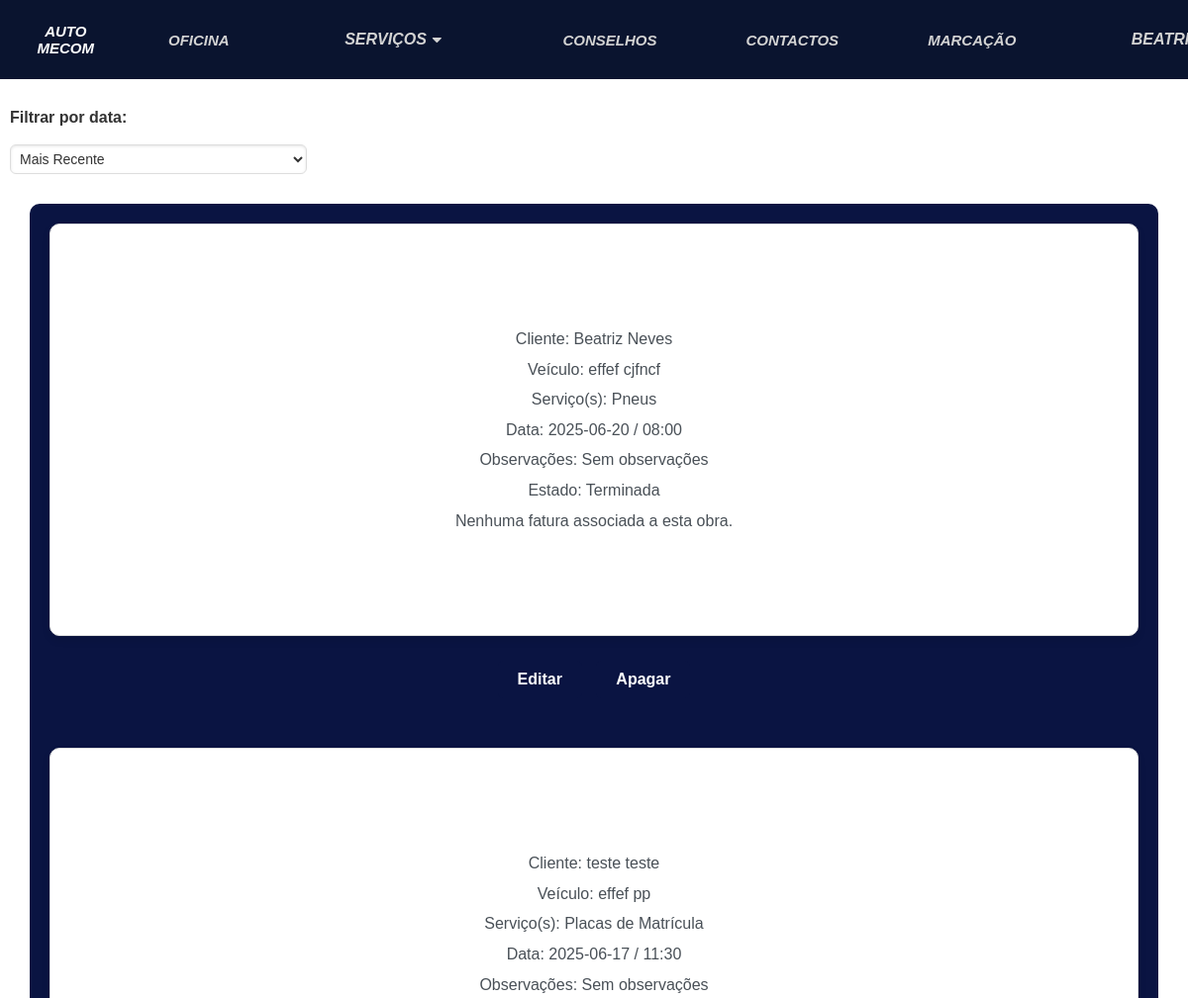
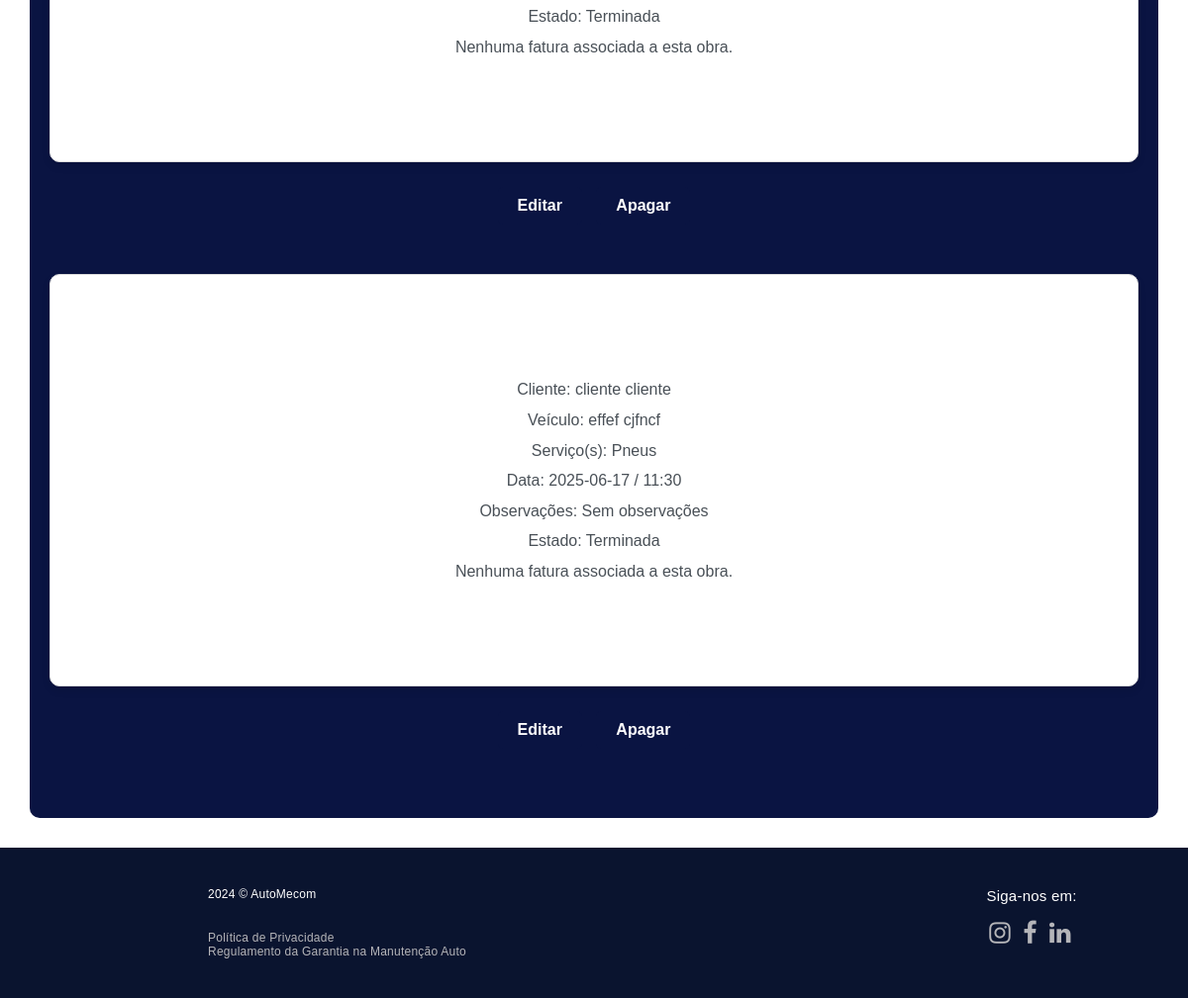
Screenshot of /obras.html (signed in) with the database file from the repository (2 pictures, top to bottom).
### automecom/models.py (models this page shows, shortened)
class Marcacao(models.Model):
    utilizador = models.ForeignKey(Utilizador, on_delete=models.CASCADE, related_name="marcacoes", blank=True,
                                   null=True)
    nome = models.CharField(max_length=200)
    apelido = models.CharField(max_length=200)
    email = models.CharField(max_length=200)
    servicos = models.ManyToManyField(Servico)
    veiculo = models.OneToOneField(Veiculo, on_delete=models.CASCADE)
    data = models.CharField(max_length=200, default=0)
    hora = models.CharField(max_length=200, default=0)
    descricao = models.TextField(max_length=500, blank=True, null=True)
    imagem = models.ImageField(null=True, blank=True)
    ESTADOS = [
        ('Por confirmar', 'Por confirmar'),
        ('Confirmado', "Confirmado"),
        ('Recusado', 'Recusado'),
        ('Terminada', 'Terminada')
    ]
    estado = models.CharField(max_length=50, choices=ESTADOS, default='Por confirmar')
    numero = models.IntegerField(default=0)
    orcamento = models.FileField(upload_to='tarefas/', null=True, blank=True)
    observacoes = models.TextField(max_length=500, default="Sem observações")
    fatura = models.FileField(upload_to='tarefas/', null=True, blank=True)

class Veiculo(models.Model):
    marca = models.CharField(max_length=200)
    modelo = models.CharField(max_length=200)
    ano = models.PositiveIntegerField(default=0000)
    matricula = models.CharField(max_length=8)
    kms = models.IntegerField(null=False, blank=False)
    def __str__(self):
        return self.marca + " " + self.modelo

class Servico(models.Model):
    nome = models.CharField(max_length=50)
    descricao = models.CharField(max_length=350, default="", blank=True)
    tipo = models.ManyToManyField(TipoServico, blank=True)

### automecom/views.py (the view, shortened to what this page needs)
# urls.py: path('obras.html', views.obras_view, name='obras'),
def obras_view(request):
    if not Utilizador.objects.filter(user=request.user).exists():
        messages.error(request, "Perfil de utilizador não encontrado. Por favor, contate o suporte.")
    ordenar_por = request.GET.get('filtro', '-data')
    if is_administrador(request.user):
        marcacoes_realizadas = Marcacao.objects.filter(estado='Terminada')
    marcacoes_realizadas = marcacoes_realizadas.order_by(ordenar_por)
    context = {
        "marcacoes": marcacoes_realizadas,
        "ordenar_por": ordenar_por,  # Passa o valor de ordenação para o template manter a seleção
    }
    return render(request, 'automecom/obras.html', context)

### automecom/templatetags/custom_tags.py (called while the page is built)
@register.filter(name="is_administrador")
def is_administrador(user):
    if isinstance(user, AnonymousUser):
        return False
    try:
        utilizador = Utilizador.objects.get(user=user)
        print(f"Usuário {user.username} é administrador: {utilizador.administrador}")
    except Utilizador.DoesNotExist:
        return False
    return utilizador.administrador

### automecom/templates/automecom/obras.html (shortened to what this page needs)
{% extends 'automecom/layout.html' %}
{% load custom_tags %}
{% block main %}
<html lang="en">
<head>
    {% load static %}
</head>
<body>
<form method="get" action="" class="filter-form" style="width: 300px;">
    <label for="filtro" style="font-weight: bold;">Filtrar por data:</label>
    <select name="filtro" id="filtro" onchange="this.form.submit()" style="padding: 5px; margin: 10px 0;">
       <option value="-data" {% if ordenar_por == "-data" %}selected{% endif %}>Mais Recente</option>
    </select>
</form>
<section>
    {% if marcacoes %}
        {% for marcacao in marcacoes %}
            {% if marcacao.estado == "Terminada" %}
            <div class="Serv">
                <div>
                    <br>
                    {% if user|is_administrador %}
                        <p>Cliente: {{ marcacao.nome }} {{ marcacao.apelido }}</p>
                        <p>Veículo: {{ marcacao.veiculo }}</p>
                        {% for servico in marcacao.servicos.all %}
                            <p>Serviço(s): {{ servico.nome }}</p>
                        {% endfor %}
                        <p>Data: {{ marcacao.data }} / {{ marcacao.hora }}</p>
                        <p>Observações: {{ marcacao.observacoes }}</p>
                        <p>Estado: {{ marcacao.estado }}</p>
                        {% if marcacao.fatura %}
                            <p>Fatura: <a href="{{ marcacao.fatura.url }}" target="_blank">Ver Fatura</a></p>
                        {% else %}
                            <p>Nenhuma fatura associada a esta obra.</p>
                        {% endif %}
                    {% endif %}
                    <br>
                </div>
            </div>
            {% if user|is_administrador %}
<a href="{% url 'automecom:editar_obra' marcacao.id %}" class="botao">Editar</a>
                <a href="{% url 'automecom:obras' %}" class="botao">Apagar</a>
            {% endif %}
            <br>
            {% endif %}
        {% endfor %}
    {% else %}
        <p style="color:white; font-size:20px; padding:20px; padding-bottom:10px">Não existem obras associadas.</p>
    {% endif %}
</section>
</body>
</html>
{% endblock %}

### automecom/templates/automecom/layout.html (shortened to what this page needs)
{% load custom_tags %}
{% load static %}
<html lang="pt">
<head>
    <link rel="stylesheet" href="https://cdnjs.cloudflare.com/ajax/libs/font-awesome/4.7.0/css/font-awesome.min.css">
    <link rel="stylesheet" href="{% static 'automecom/css/estilos.css' %}">
</head>
<body>
  <header>
      <nav class="logo"><a class="textmenu" href="home">AUTO MECOM</a></nav>
      <nav class="textmenu menu-links">
        <a href="sobre">OFICINA</a>
        <div class="subnav">
            <a class="subnavbtn" href="servicos">SERVIÇOS <i class="fa fa-caret-down"></i></a>
        </div>
        <a href="conselhos">CONSELHOS</a>
        <a href="contactos">CONTACTOS</a>
        <a href="marcacao">MARCAÇÃO</a>
        <div class="subnav">
        {% if request.user.is_authenticated %}
            <a class="subnavbtn">{{ user.username }}</a>
        {% endif %}
        </div>
    </nav>
  </header>
  <div class="espace"></div>
  <main>
  <div class="conteudo">
      {% block main %}
      {% endblock main %}
  </div>
    <footer>
      <div class="creditos">
          <div class="container">
              <div class="leftsubmenu">
                  <div>
                      <ul class="sub-menu">
                          <p>2024 © AutoMecom</p>
                          <br>
                            <li><a href="privacidade.html">Política de Privacidade</a></li>
                            <li><a href="garantia.html">Regulamento da Garantia na Manutenção Auto</a></li>
                      </ul>
                  </div>
              </div>
              <div class="rightsubmenu">
                  <p>Siga-nos em:</p>
                  <div class="social">
                      <a><a href="//www.instagram.com/automecom/" target="_blank"><i class="fa fa-instagram" style="font-size:25px;"></i></a></a>
                      <a><a href="" target="_blank"><i class="fa fa-facebook" style="font-size:25px;"></i></a></a>
                      <a><a href="" target="_blank"><i class="fa fa-linkedin" style="font-size:25px;"></i></a></a>
                  </div>
              </div>
          </div>
      </div>
  </footer>
  </main>
</body>
</html>

### automecom/static/automecom/css/estilos.css (style rules this page uses)
* { padding: 0; margin: 0; box-sizing:border-box; font-family: sans-serif; }
header { height: 10vh; background: rgb(10, 20, 47); color: white; top: 0; z-index: 1000; position: fixed; display:flex; justify-content: space-between; align-items: center; width:100% }
.espace { height: 10vh; width:100% }
header nav { display:flex; justify-content: flex-end; }
nav { height: 100%; }
nav a { padding: 0 2.5em; text-decoration: none; color: lightgray; overflow: hidden; height: 100%; display: flex; justify-content: center; align-items: center; }
.subnav a { padding: 0 4em; text-decoration: none; font-size: 1rem; color: lightgray; overflow: hidden; height: 100%; }
.subnavbtn { z-index: 2; }
main { display: flex; margin: auto; flex-direction: column; min-height: 95vh; background-color:white; box-sizing: border-box; padding: 0px; width:100%; }
.conteudo { width: 100%; max-width: 1200px; margin:auto; padding : 10px; }
footer { position: relative; height: auto; display: flex; flex-direction:column; justify-content: flex-end; align-items: center; background: #0A142FFF; color: white; text-align: center; padding: 20px 0; bottom: 0; width: 100%; box-sizing: border-box; }
footer .creditos { background: #0A142FFF; width: 100%; font-size: 12px; font-weight: normal; letter-spacing: 0.24px; color: #ffffff; padding: 20px 0; margin: 0; }
footer .creditos .container { display: flex; flex-wrap: wrap; }
.container, .container-fluid { position: relative; width: 100%; padding: 0 20px; }
footer .creditos .container div { text-align: right; }
footer .rightsubmenu { color: white; font-size: 15px; margin-left: 200px; }
.leftsubmenu { padding-left: 10px; -ms-flex: 0 0 66.666667%; flex: 0 0 66.666667%; max-width: 66.666667%; display: flex; }
footer ul { padding-left: 180px; list-style: none; text-align: left; }
footer .creditos a { color:#B5B5B9; }
footer .creditos ul { font-size: 12px; }
.sub-menu a { color: white; text-decoration: none; }
p { margin-top: 0; margin-bottom: 1rem; }
footer .social { font-size: 0; padding: 5px 0; text-align: right; margin-top: -10px; }
.fa { padding: 6px; }
* { box-sizing:border-box }
.textmenu { font-size: 15px; color: white; font-weight: 550; letter-spacing: normal; text-transform: uppercase; text-align: center; position: relative; font-style: italic; }
label { font-size: 1rem; font-weight: bold; margin-bottom: 0.5rem; display: block; color: #333; }
input[type="text"], input[type="date"], input[type="time"], textarea, select { padding: 0.5rem; font-size: 1rem; border: 1px solid #ddd; border-radius: 10px; box-shadow: inset 0 1px 3px rgba(0, 0, 0, 0.1); width: 100%; }
form { margin: 20px 0; }
select, textarea { width: 100%; padding: 10px; border: 1px solid #ddd; border-radius: 6px; font-size: 14px; color: #333; background: #fff; box-shadow: inset 0 1px 3px rgba(0, 0, 0, 0.1); transition: border-color 0.3s; }
section { background-color: rgb(10, 20, 66); padding: 20px; border-radius: 10px; margin: 20px; text-align: center; }
.Serv { background-color: #ffffff; border: 1px solid #ddd; padding: 80px; margin-bottom: 5px; border-radius: 10px; box-shadow: 0 4px 8px rgba(0, 0, 0, 0.1); transition: transform 0.3s ease, box-shadow 0.3s ease; }
.Serv p { font-size: 16px; color: #495057; line-height: 1.6; margin: 5px 0; }
.botao { display: inline-block; background-color: rgb(10, 20, 66); color: #ffffff; text-align: center; padding: 10px 20px; margin: 20px 5px; margin-bottom:50px; border-radius: 5px; text-decoration: none; font-size: 16px; font-weight: bold; transition: background-color 0.3s ease, transform 0.2s ease; }
ul, ol { margin: 0; padding: 0 0 0 20px; }
.menu-links { display: flex; gap: 15px; }

### rows the page displays
Marcacao: nome "Beatriz", apelido "Neves", veiculo "effef cjfncf", data "2025-06-20", hora "08:00", observacoes "Sem observações", estado "Terminada", fatura "Nenhuma fatura associada a esta obra."
Servico: nome "Pneus"
Marcacao: nome "teste", apelido "teste", veiculo "effef pp", data "2025-06-17", hora "11:30", observacoes "Sem observações", estado "Terminada", fatura "Nenhuma fatura associada a esta obra."
Servico: nome "Placas de Matrícula"
Marcacao: nome "cliente", apelido "cliente", veiculo "effef cjfncf", data "2025-06-17", hora "11:30", observacoes "Sem observações", estado "Terminada", fatura "Nenhuma fatura associada a esta obra."
